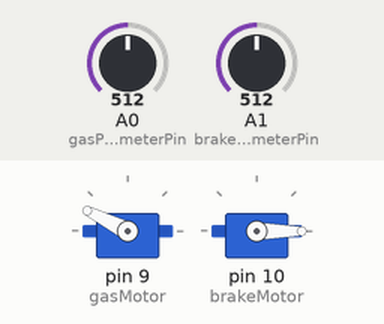
This sketch was run on a simulated Arduino Uno, built with avr-gcc and run on an emulated ATmega328P. Parts: 2 × servo. The test bench sets the inputs (shaded band); at power-on: A0 (gasPotentiometerPin) = 512, A1 (brakePotentiometerPin) = 512. What the sketch prints to the serial monitor is not drawn.

Above: at 0.76 s.
1.3 s: A0 (gasPotentiometerPin) set to 716
At 1.68 s:
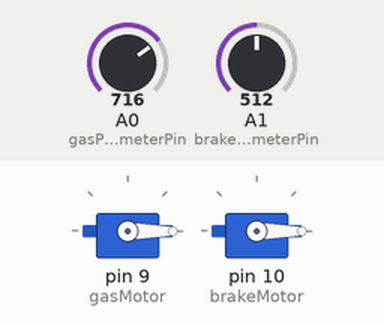
4.3 s: A1 (brakePotentiometerPin) set to 716
At 4.75 s:
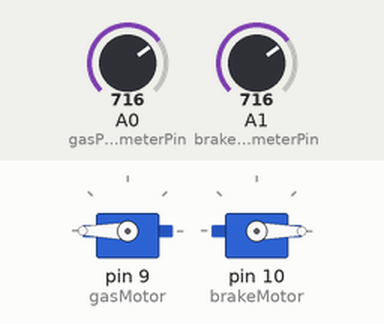
7.3 s: A0 (gasPotentiometerPin) set to 511
At 7.49 s:
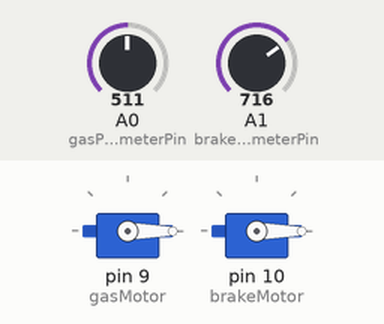
10.3 s: A1 (brakePotentiometerPin) set to 306
At 10.52 s:
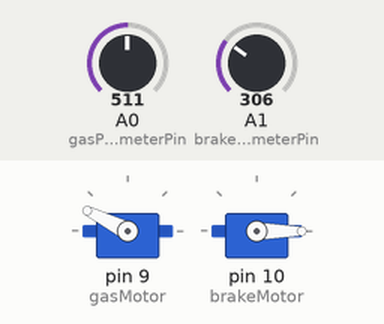
13.3 s: A0 (gasPotentiometerPin) set to 306
16.3 s: A0 (gasPotentiometerPin) set to 122
Timing chart, 0 to 20.3 s (numbered marks = the images above; inputs shaded):
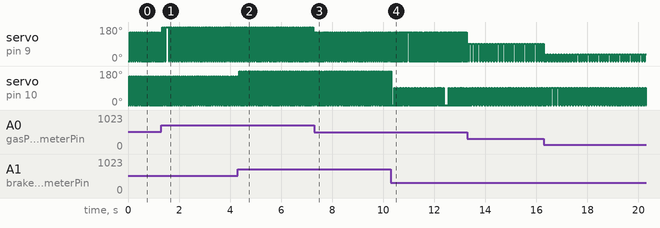

The sketch:

arduinoprogram.ino
```cpp
#include <Servo.h>

/**
*   This is the program that runs on the arduino.
*   It handles the gathering of data from ultrasonic sensors,
*   controlling of motors, and transmission of the data to the
*   Jetson TX1
*/

/**
*   Equivalent to the Arduino Standard Library's map function, but isn't limited to integers
*   value: the original value, doesn't have to be within the range [fromMin, fromMax)
*   fromMin / fromMax: The original range of the value
*   toMin / toMax: The new range of the value
*   returns: the value mapped from the old range to the new range. Doesn't modify the given value
*/
double doubleMap(double value, double fromMin, double fromMax, double toMin, double toMax){
    //1: Subtract fromMin from value.   [fromMin, fromMax) -> [0, fromMax - fromMin) == [0, fromRange)
    //2: Divide by fromRange.   [0, fromRange) -> [0, 1)
    //3: Multiply by toRange.   [0, 1) -> [0, toRange] == [0, toMax - toMin)
    //4: Add toMin.   [0, toMax - toMin) -> [toMin, toMax)
    return (value - fromMin) * (toMax - toMin) / (fromMax - fromMin) + toMin;
}


/*Input:
*   All input will be in the following form:
*   0: A char siginifying the beginning and type of input (gas vs brake)
*   1: A char holding data for the input (motor position)
*   If 100ms has passed since the last input was received,
*   the brakes will be applied. This makes the assumption
*   that the connection has been severed or the program has
*   halted.
*/

unsigned long firstInputReceived = 0; //Timestamp of the first input received. A safety feature
unsigned long lastInputReceived = 0; //Timestamp of the last input received. A safety feature
const byte GAS_BEGIN_BYTE = 0xFF; //The character signifying gas input
const byte BRAKE_BEGIN_BYTE = 0xFE; //The character signifying brake input

void doInput(){
	if(Serial.available() < 2)
		return; //No complete input is available, return here to avoid hanging the program on Serial.read()

	byte firstByte = 0;	//The first byte of this set of input
	byte secondByte = 0; //The second byte of this set of input
	Serial.readBytes(&firstByte, 1); //Read from Serial.
	//Do not read the second byte until it is known that the first byte is OK

	if(firstByte == GAS_BEGIN_BYTE){
		//The second byte represents a position for the gas actuator
		Serial.readBytes(&secondByte, 1);
		motors(0, secondByte / 127.0);
	}else if(firstByte == BRAKE_BEGIN_BYTE){
		//The second byte represents a position for the brake actuator
		Serial.readBytes(&secondByte, 1);
		motors(1, secondByte / 127.0);
	}else{
		//Something broke
	}
}

/**Motors:
*   This part controls motors
*/

//Servo objects to control the motors
Servo gasMotor;
Servo brakeMotor;

//Constant pin numbers
const int gasPotentiometerPin = A0;
const int brakePotentiometerPin = A1;

//Constants describing the upper, mid, and lower range of speed controller input
const int MIN = 1000;
const int MID = 1500;
const int MAX = 2000;

//PD control loop Constants
const double GAS_P_CONSTANT = 0.3;
const double GAS_D_CONSTANT = 0.6;
const double BRAKE_P_CONSTANT = 0.3;
const double BRAKE_D_CONSTANT = 0.6;

//Measured potentiometer constants
//These must be manually measured
const int gasPotentiometerStartValue = 40;
const int gasPotentiometerStopValue = 400;
const int brakePotentiometerStartValue = 60;
const int brakePotentiometerStopValue = 600;

//Setpoints
int gasSetpoint = 0;
int brakeSetpoint = 0;

int getGasPotentiometer(){return analogRead(gasPotentiometerPin);}
int getBrakePotentiometer(){return analogRead(brakePotentiometerPin);}

void motors(int id, double percent){
    if(id == 0){ //ID of 0: gas actuator
        gasSetpoint = (int)doubleMap(percent, 0.0, 1.0, gasPotentiometerStartValue, gasPotentiometerStopValue);
    }else if(id == 1){ //ID of 1: brake actuator
        brakeSetpoint = (int)doubleMap(percent, 0.0, 1.0, brakePotentiometerStartValue, brakePotentiometerStopValue);
    }
}

void updateMotors(){
    int calcGas = calculateGasPD();
    int calcBrake = calculateBrakePD();
    gasMotor.write(calculateGasPD());
    brakeMotor.write(calculateBrakePD());
    Serial.print(calcBrake);
    Serial.print(" | ");
    Serial.println(calcGas);
}

/**
*   This function converts a motor speed percentage to a degree to write to a servo object
*   percent: The percentage measure of the motor's desired speed. Range: [-1, 1]
*/
int percentToServoTiming(double percent){
    double constraint = percent < -1.0 ? -1.0 : (percent > 1.0 ? 1.0 : percent); //Sets the value of percent to -1.0 or 1.0 if it is out of range
    if(constraint < -1e-4){
        return (int)doubleMap(constraint, -1.0, 0.0, MIN, MID);
    }else if(constraint <= 1e-4){
        return MID;
    }else{
        return (int)doubleMap(constraint, 0.0, 1.0, MID, MAX);//Double map is used here because without it, the input (between 0 and 1) would be coerced to 0.
    }
}

int lastGasPotentiometerError = 0;
int lastGasPotentiometerErrorTimestamp = millis();

double calculateGasPD(){
    int current = getGasPotentiometer(); //Current measured gas potentiometer value
    double error = (double)(current - gasSetpoint);
    double pCorrection = error * GAS_P_CONSTANT;
    double derivative = (double)(error - lastGasPotentiometerError) / (double)(millis() - lastGasPotentiometerErrorTimestamp); //de(t) / dt
    double dCorrection = derivative * GAS_D_CONSTANT;
    lastGasPotentiometerError = error;
    lastGasPotentiometerErrorTimestamp = millis();
    return pCorrection + dCorrection;
}


int lastBrakePotentiometerError = 0;
int lastBrakePotentiometerErrorTimestamp = millis();

double calculateBrakePD(){
    int current = getBrakePotentiometer(); //Current measured gas potentiometer value
    double error = (double)(current - brakeSetpoint);
    double pCorrection = error * BRAKE_P_CONSTANT;
    double derivative = (double)(error - lastBrakePotentiometerError) / (double)(millis() - lastBrakePotentiometerErrorTimestamp); //de(t) / dt
    double dCorrection = derivative * BRAKE_D_CONSTANT;
    lastBrakePotentiometerError = error;
    lastBrakePotentiometerErrorTimestamp = millis();
    return pCorrection + dCorrection;
}

void setup(){
    Serial.begin(115200); //Highest supported baudrate on an Arduino
    gasMotor.attach(9);
    brakeMotor.attach(10);
    while(!Serial); //Wait here until a serial connection has been established
}

boolean programHalted = false;
void loop(){
    if(millis() - lastInputReceived >= 100 && firstInputReceived != 0){
        //More than 100ms has passed since the last input.
        motors(0, 0); //set the gas to 0
        motors(1, 0.5); //turn on the brakes
        programHalted = true;
    }
    if(!programHalted){
        doInput();
        updateMotors();
    }else{
        updateMotors();
    }
}
```

Measured:
- by itself, servo on pin 9 (gasMotor): alternates 36° for 0.05 s and 0° for 0.04 s
